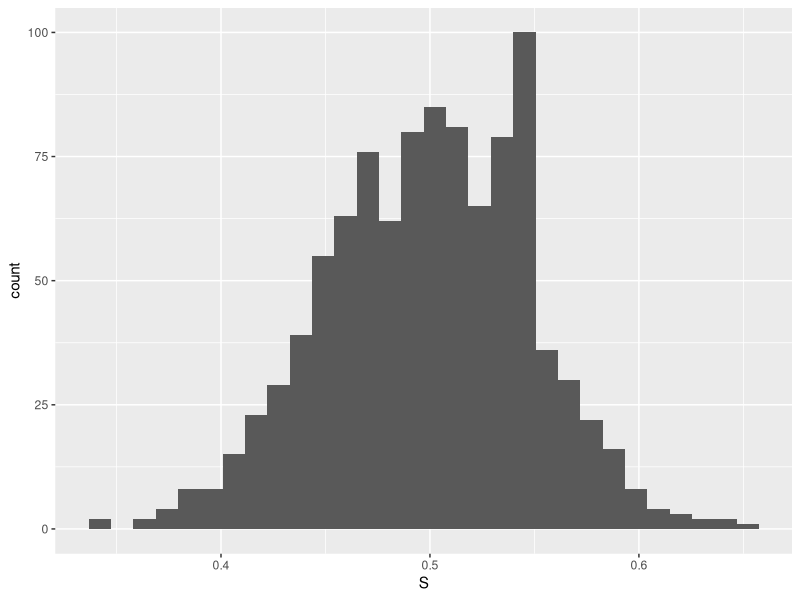
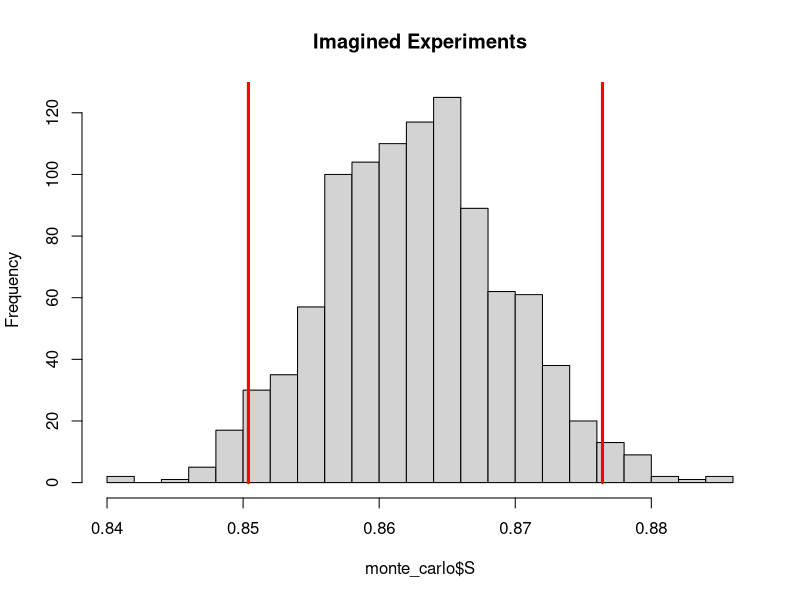

Write R code to recreate these figures, in order.
## ---- chunk 1
library(tidyverse)
library(purrr)
n = 100
p = .5

simulate_S = function(){
  X = rbernoulli(n = n, p)
  S = mean(X)
  return(S)
}
## ---- chunk 2
check_if_S_in_A = function(S){
  return(abs(S-p)  < .02 )
}
## ---- chunk 3
r = 1000
monte_carlo = data.frame(replicate = 1:r, 
                         S = rep(NA,r), 
                         S_in_A = rep(NA, r)) 
for(i in 1:r){
  monte_carlo$S[i] = simulate_S()
  monte_carlo$S_in_A[i] = check_if_S_in_A(monte_carlo$S[i])
 
}

monte_carlo = as_tibble(monte_carlo)
monte_carlo %>% summarise(`P(|S - p| < .02)` = mean(S_in_A))
## ---- chunk 4
monte_carlo %>% ggplot(aes(x = S)) + geom_histogram(bins = 30)
## ---- chunk 5
n = 2500
phat = 2157/2500

simulate_S = function(){
  X = rbernoulli(n = n, phat)
  S = mean(X)
  return(S)
}
## ---- chunk 6
r = 1000
monte_carlo = data.frame(replicate = 1:r, 
                         S = rep(NA,r)) 
for(i in 1:r){
  monte_carlo$S[i] = simulate_S()
}

monte_carlo = as_tibble(monte_carlo)
## ---- chunk 7
qs = monte_carlo$S %>% quantile(prob =c(.025, .975))
qs
hist(monte_carlo$S, main = "Imagined Experiments", breaks = 30)
lines(qs[1]*c(1,1), c(0,10^9), col = "red", lwd = 3)
lines(qs[2]*c(1,1), c(0,10^9), col = "red", lwd = 3)
